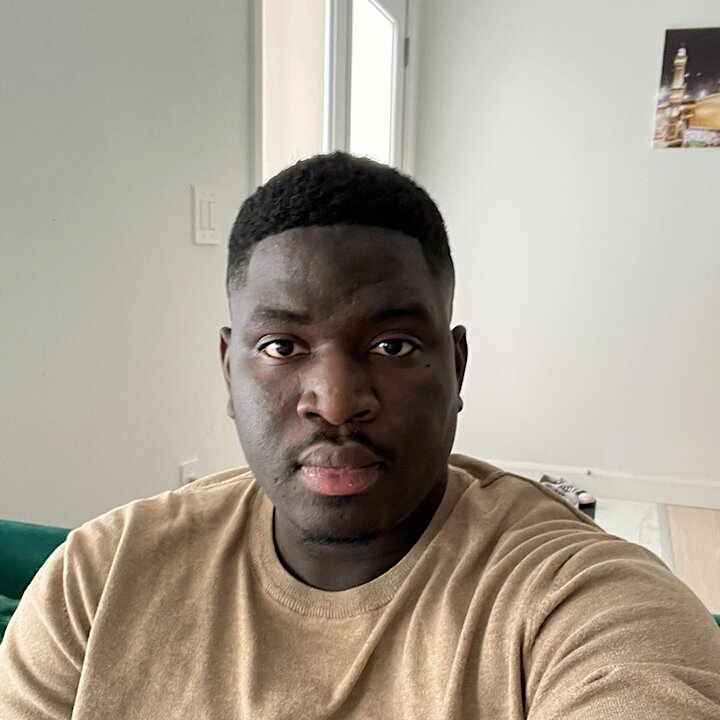
#> input picture data/dataRapport/53_Mbodj_Khalifa.jpg, 720 x 720 px
$ python selectpoints_V2.py
#> lines starting #> are read from the running program, lines starting #| are printed output that depends on the picture
#!/usr/bin/env python
# -*- noplot -*-

"""
This example shows how to use matplotlib to provide a data cursor.  It
uses matplotlib to draw the cursor and may be a slow since this
requires redrawing the figure with every mouse move.

Faster cursoring is possible using native GUI drawing, as in
wxcursor_demo.py
"""

from __future__ import print_function
from pylab import *
from skimage import io
from pathlib import Path
from tkinter import Tk, filedialog


class Cursor:
    def __init__(self, ax, s, output_file):
        self.ax = ax
        self.lx = ax.axhline(color='k')  # the horiz line
        self.ly = ax.axvline(color='k')  # the vert line

        # fichier de sortie
        self.f = output_file
        self.count = 1
        self.s = s

    def mouseclick(self, event):
        if not event.inaxes:
            return

        x, y = event.xdata, event.ydata
        print(x, y)

        with open(self.f, 'a', encoding='utf-8') as h:
            h.write("\t{}\t{}\n".format(x, y))

        self.ax.text(x + 4, y - 4, str(self.count), fontsize=14, color='r')
        self.ax.plot(x, y, '.r')
        self.count += 1
        draw()


# Fenêtre de sélection du fichier image
root = Tk()
root.withdraw()
root.attributes("-topmost", True)

image_file = filedialog.askopenfilename(
    title="Sélectionner une image",
    filetypes=[
        ("Images", "*.png *.jpg *.jpeg *.bmp *.tif *.tiff"),
        ("Tous les fichiers", "*.*")
    ]
)
#> the answer given: ../data/dataRapport/53_Mbodj_Khalifa.jpg

root.destroy()

if not image_file:
    print("Aucune image sélectionnée. Fin du programme.")
    raise SystemExit

# Chemin de l'image sélectionnée
image_path = Path(image_file)

# Fichier de sortie : même nom, même dossier, extension .txt
output_path = image_path.with_suffix(".txt")

# Vider le fichier au démarrage
output_path.write_text("", encoding="utf-8")

fig, ax = subplots()
p = io.imread(str(image_path))
#> p is the input picture: shape (720, 720, 3); mean R, G, B 167.7, 158.1, 145.2
ax.imshow(p)

cursor = Cursor(ax, p.shape, str(output_path))
connect('button_press_event', cursor.mouseclick)

show()
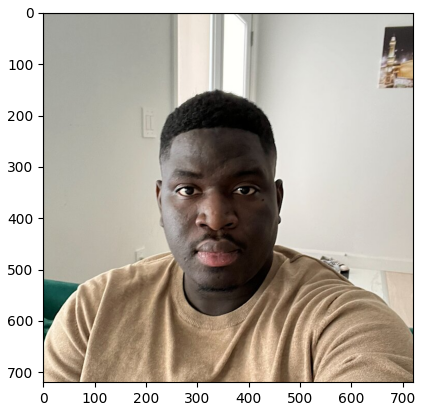
#> figure drawn by matplotlib, 1 panel

$ run again, on data/dataRapport/Objet_1.jpg
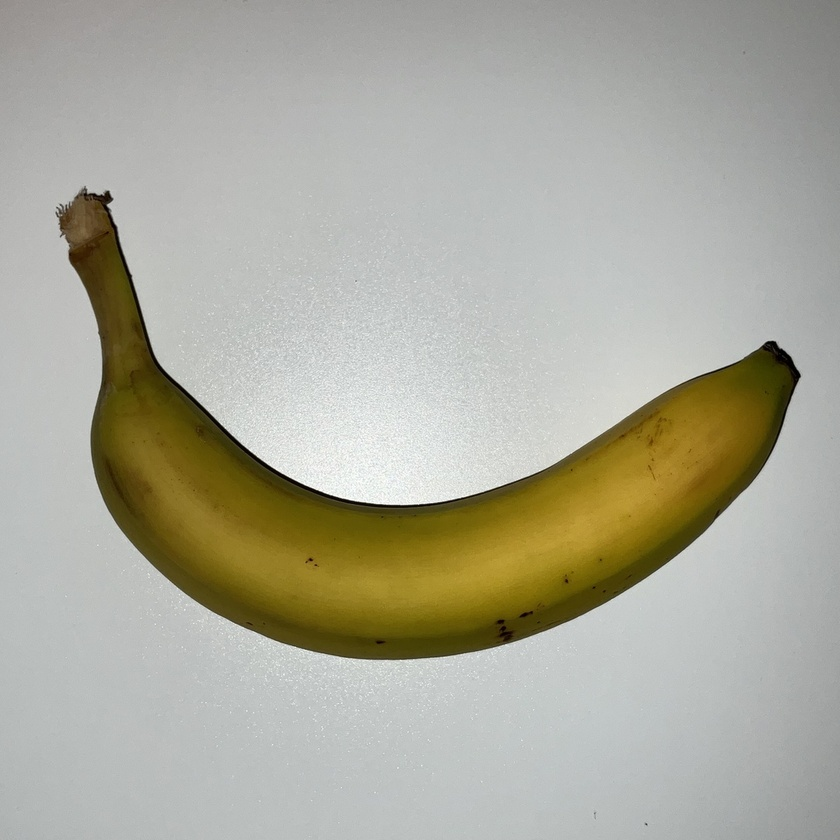
#> input picture data/dataRapport/Objet_1.jpg, 840 x 840 px, shrunk from 1080 x 1080 before the run
#> p is the input picture: shape (840, 840, 3); mean R, G, B 171.6, 170.3, 156.3
#> `show()`:
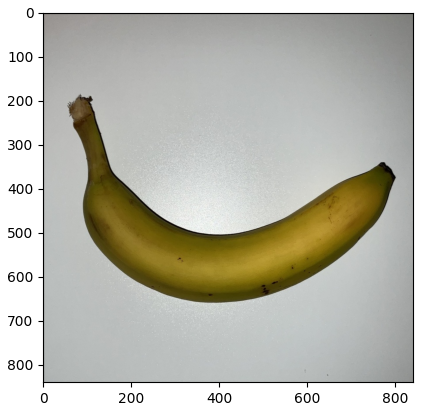
#> figure drawn by matplotlib, 1 panel

$ run again, on data/dataRapport/Objet_2.jpg
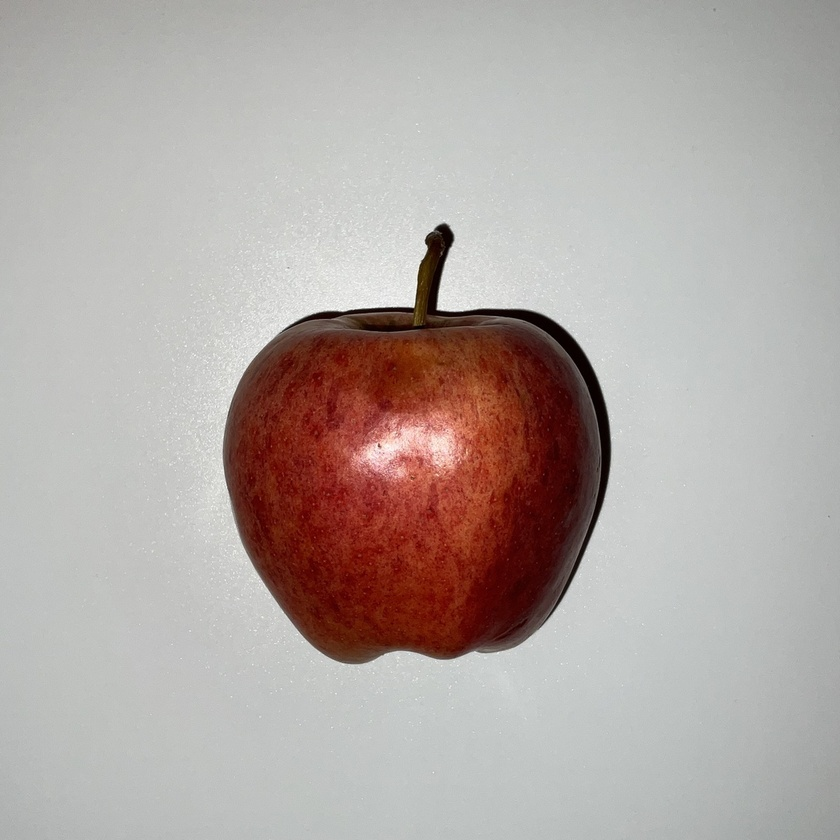
#> input picture data/dataRapport/Objet_2.jpg, 840 x 840 px, shrunk from 1080 x 1080 before the run
#> p is the input picture: shape (840, 840, 3); mean R, G, B 177.6, 167.9, 164.3
#> `show()`:
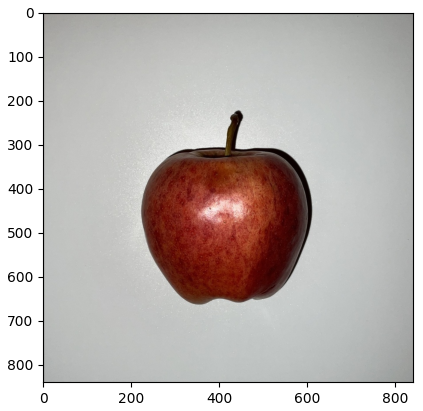
#> figure drawn by matplotlib, 1 panel
